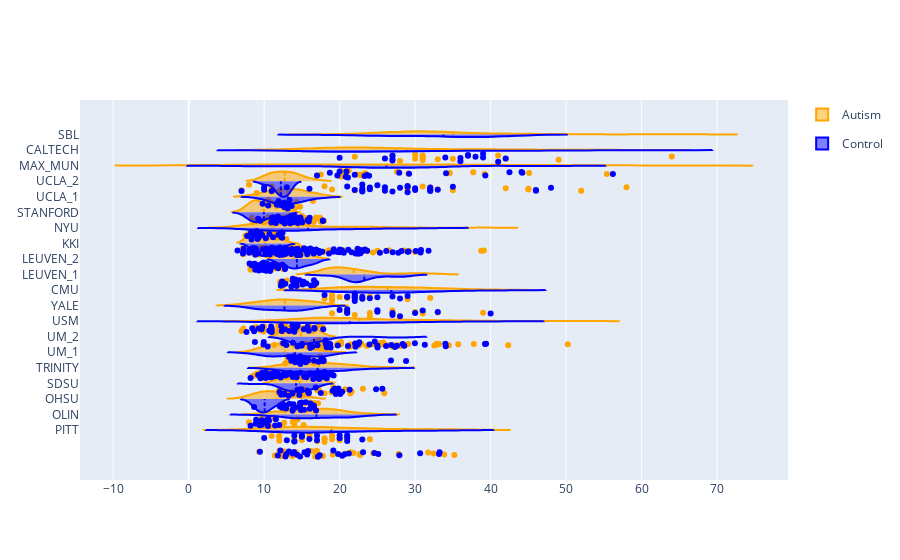

Notebook code cell kept with this figure:
### Code cell
import plotly.graph_objects as go

fig = go.Figure()

fig.add_trace(go.Violin(y = phenotypic["SITE_ID"][phenotypic["DX_GROUP"] == 1],
                        x = phenotypic["AGE_AT_SCAN"][phenotypic["DX_GROUP"] == 1],
                        legendgroup = "Autism", scalegroup = "Autism", name = "Autism",
                        side="positive",
                        line_color = "orange",
                        orientation = "h",
                       )
             )
fig.add_trace(go.Violin(y = phenotypic["SITE_ID"][phenotypic["DX_GROUP"] == 2],
                        x = phenotypic["AGE_AT_SCAN"][phenotypic["DX_GROUP"] == 2],
                        legendgroup = "Control", scalegroup = "Control", name = "Control",
                        side="negative",
                        line_color = "blue",
                        orientation = "h"
                       )
             )
fig.update_traces(meanline_visible = True, width = 2, points = "all")
fig.update_layout(violingap = 1, violinmode = "overlay")
fig.show()

### Figure 1 — Plotly figure (JSON) as saved in the notebook; plotly's stock layout.template omitted (floating-point values rounded to 4 significant figures; data arrays with more than 128 entries replaced by an {"elided": "..."} marker saying what was removed)
{"data": [{"legendgroup": "Autism", "line": {"color": "orange"}, "meanline": {"visible": true}, "name": "Autism", "orientation": "h", "points": "all", "scalegroup": "Autism", "side": "positive", "type": "violin", "width": 2, "x": {"elided": "539 float values"}, "y": {"elided": "539 str values"}}, {"legendgroup": "Control", "line": {"color": "blue"}, "meanline": {"visible": true}, "name": "Control", "orientation": "h", "points": "all", "scalegroup": "Control", "side": "negative", "type": "violin", "width": 2, "x": {"elided": "573 float values"}, "y": {"elided": "573 str values"}}], "layout": {"violingap": 1, "violinmode": "overlay"}}
